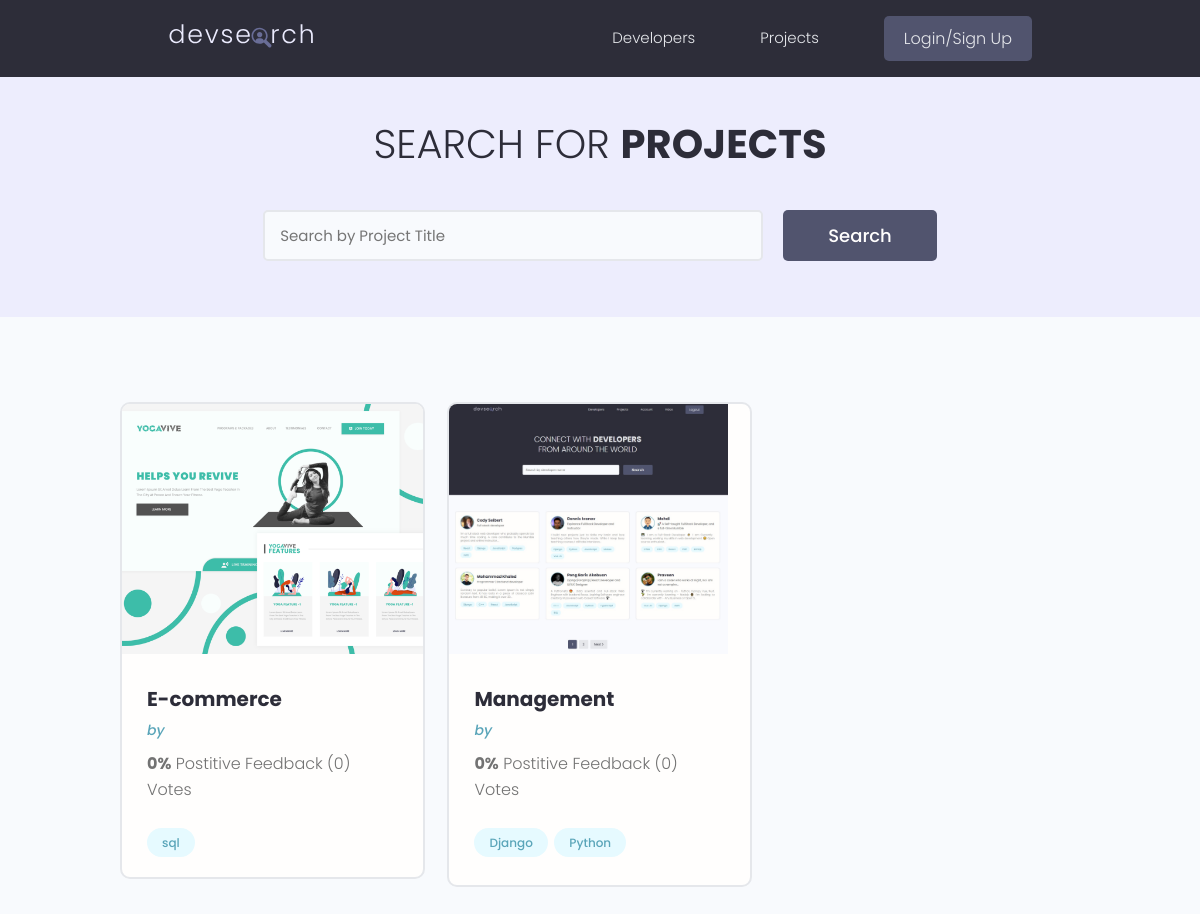
/projects/, run on the app's committed database.
### projects/models.py (models this page shows, shortened)
class Project(models.Model):
    owner       = models.ForeignKey(Profile, null=True, blank=True, on_delete=models.CASCADE)
    title       = models.CharField(max_length=200)
    description = models.TextField(null=True, blank=True)
    feature_image = models.ImageField(null=True, blank=True, default='default.jpeg')
    demo_link   =  models.CharField(max_length=2000, null=True, blank=True)
    source_link = models.CharField(max_length=2000, null=True, blank=True)
    tags        = models.ManyToManyField('Tag', blank=True)
    vote_total  = models.IntegerField(default=0, null=True, blank=True)
    vote_ratio  = models.IntegerField(default=0, null=True, blank=True)
    create      = models.DateTimeField(auto_now_add=True)
    id          = models.UUIDField(default=uuid.uuid4, unique=True, primary_key=True, editable=False)
    class Meta:
        ordering = ['-vote_ratio', '-vote_total', 'title']
    @property
    def image_url(self):
        try:
            img = self.feature_image.url
        except:
            img = ''
        return img

class Tag(models.Model):
    name  = models.CharField(max_length=200,)
    create = models.DateTimeField(auto_now_add=True)
    id    = models.UUIDField(default=uuid.uuid4, unique=True, primary_key=True, editable=False)
    def __str__(self):
        return self.name

### projects/views.py (the view)
# urls.py: path('', projects_view, name='projects'),
def projects_view(request):
    search_query, projects = searchProject(request)
    custom_range, projects =  paginateProjects(request, projects, result=6)
    context = {'projects': projects, 'search_query':search_query, 'custom_range':custom_range}
    return render(request, 'projects/projects.html', context)

### projects/search_function.py (called while the page is built)
def paginateProjects(request, projects, result):
    page = request.GET.get('page')
    result = 6
    paginator = Paginator(projects, result)
    try:
        projects = paginator.page(page)
    except PageNotAnInteger:
        page = 1
        projects = paginator.page(page)
    except EmptyPage:
        page = paginator.num_pages
        projects = paginator.page(page)
    leftIndex = (int(page) - 1)
    if leftIndex < 1:
        leftIndex = 1
    rightIndex = (int(page) + 2)
    if rightIndex  >  paginator.num_pages:
        rightIndex = paginator.num_pages +  1
    custom_range = range(leftIndex, rightIndex)
    return custom_range, projects

def searchProject(request):
    search_query =  ''
    if request.GET.get('search_query'):
        search_query = request.GET.get('search_query')
    projects_tags = Tag.objects.filter(name__icontains=search_query)
    projects = Project.objects.distinct().filter(Q(title__icontains=search_query)| Q(owner__name__icontains=search_query) | Q(tags__in=projects_tags))
    return search_query, projects

### projects/templates/projects/projects.html (shortened to what this page needs)
{% extends 'base.html' %}
{% block content %}
  <main class="projects">
    <section class="hero-section text-center">
      <div class="container container--narrow">
        <div class="hero-section__box">
          <h2>Search for <span>Projects</span></h2>
        </div>
        <div class="hero-section__search">
          <form id='searchForm'class="form" action="{% url 'projects'%}" method="get">
            <div class="form__field">
              <input class="input input--text" id="formInput#search" type="text" name="search_query"
                placeholder="Search by Project Title" value="{{search_query}}"/>
            </div>
            <input class="btn btn--sub btn--lg" type="submit" value="Search" />
          </form>
        </div>
      </div>
    </section>
    <section class="projectsList">
      <div class="container">
        <div class="grid grid--three">
            {% for project in projects %}
          <div class="column">
            <div class="card project">
              <a href='{% url "project" project.id %}' class="project">
                <img class="project__thumbnail" src="{{ project.image_url }}" alt="project thumbnail" />
                <div class="card__body">
                  <h3 class="project__title">{{project.title}}</h3>
                  <p><a class="project__author" href='{% url "userprofile" project.owner.id%}'>by {{project.owner.name}}</a></p>
                  <p class="project--rating">
                    <span style="font-weight: bold;">{{project.vote_ratio}}%</span> Postitive
                    Feedback ({{project.vote_total}}) Vote{{project.vote_total| pluralize:"s"}}
                  </p>
                  <div class="project__tags">
                      {% for tag in project.tags.all %}
                    <span class="tag tag--pill tag--main">
                      <small>{{tag}}</small>
                    </span>
                    {% endfor %}
                  </div>
                </div>
              </a>
            </div>
          </div>
          {% endfor %}
    </section>
  </main>
{% endblock %}

### templates/base.html (shortened to what this page needs)
<!DOCTYPE html>
{% load static %}
<html lang="en">
<head>
    <link rel="stylesheet" href="https://cdn.iconmonstr.com/1.3.0/css/iconmonstr-iconic-font.min.css" />
    <link rel="stylesheet" href="{% static 'uikit/styles/uikit.css' %}" />
    <link rel="stylesheet" href="{% static 'styles/app.css' %} " />
</head>
<body>
    {% include 'navbar.html' %}
    {% block content %}
    {% endblock%}
</body>
</html>

### templates/navbar.html (shortened to what this page needs)
{% load static %}
<header class="header">
    <div class="container container--narrow">
      <a href="{% url 'profiles' %}" class="header__logo">
        <img src="{% static 'images/logo.svg' %}" alt="DevSearch Logo" />
      </a>
      <nav class="header__nav">
        <ul class="header__menu">
          <li class="header__menuItem"><a href="{% url 'profiles' %}">Developers</a></li>
          <li class="header__menuItem"><a href="{% url 'projects' %}">Projects</a></li>
          {% if request.user.is_authenticated %}
          <li class="header__menuItem"><a href="{% url 'createproject' %}">Add Project</a></li>
          <li class="header__menuItem"><a href="{% url 'useraccount' %}">My Account</a></li>
          <li class="header__menuItem"><a href="{% url 'inbox' %}">My Inbox</a></li>
          <li class="header__menuItem"><a href="{%  url 'logout' %}" class="btn btn--sub">Log Out</a></li>
          {% else %}
          <li class="header__menuItem"><a href="{%  url 'login' %}" class="btn btn--sub">Login/Sign Up</a></li>
          {% endif%}
        </ul>
      </nav>
    </div>
  </header>

### static/styles/app.css (style rules this page uses)
:root { --color-sub: #2d2d39; }
.btn--sub { background-color: var(--color-sub-light); }
.card { border: 2px solid var(--color-light); }
img { width: 100%; }
.header { position: sticky; z-index: 111; background-color: var(--color-sub); padding: 1.5rem 0; }
.header > .container { display: flex; justify-content: space-between; align-items: center; }
.header__logo > img { height: 3.8rem; }
.header__nav > ul { display: inline-flex; align-items: center; list-style: none; gap: 6.5rem; }
.header__menuItem > a { color: var(--color-light); font-weight: 300; }
.hero-section { height: 40vh; display: flex; align-items: center; background-color: var(--color-sub); }
.hero-section__box { margin-bottom: 4rem; }
.hero-section__box > h2, .hero-section__box > h2 > span { font-size: 4rem; color: var(--color-light); line-height: 1.3; text-transform: uppercase; }
.hero-section__box > h2 { font-weight: 300; }
.hero-section__box > h2 > span { font-weight: 700; }
.hero-section__search > .form { display: flex; align-items: center; justify-content: center; gap: 2rem; }
.hero-section__search > .form input.input--text { width: 50rem; }
.project__author { font-size: 1.4rem; font-style: italic; }
.project--rating { margin-bottom: 1.6em; margin-top: .5em; }
.projects > .hero-section { background: var(--color-sub-lighter); height: 30vh; }
.projects .hero-section__box { margin-bottom: 2.5rem; }
.projects .hero-section__box > h2 { color: var(--color-sub); }
.projects .hero-section__box > h2 > span { font-weight: 700; color: var(--color-sub); }
.projectsList { margin-top: 8rem; }
.project__thumbnail { height: 25rem; object-fit: cover; object-position: top center; }
.project__title { font-size: 2rem; font-weight: 700; color: var(--color-sub); }

### static/uikit/styles/modules/_variables.css (style rules this page uses)
:root { --color-main: #5aa5b9; --color-main-light: #e6faff; --color-sub: #3f4156; --color-sub-light: #51546e; --color-sub-lighter: #ededfd; --color-text: #737373; --color-gray: #8b8b8b; --color-light: #e5e7eb; --color-light-gray: #767676; --color-bg: #f8fafd; --color-white: #fffefd; --color-white-light: #f3f3f3; --color-success: #359e64; --color-success-bg: #def8e8; --color-error: #fc4b0b; --color-error-bg: #fff2ee; --font-base: 'Poppins', arial, helvetica, 'Segoe UI', roboto, ubuntu, sans-serif; --font-monospace: 'Fira Code', 'Courier New', courier, monospace; --font-regular: 300; --font-medium: 500; --font-bold: 700; --generic-shadow: 1px 1px 5px #00000010; --generic-transition: all 0.3s ease-in-out; }

### static/uikit/styles/modules/_base.css (style rules this page uses)
* { margin: 0; padding: 0; box-sizing: border-box; text-rendering: optimizeLegibility; color: inherit; font-size: inherit; }
html { font-size: 50%; }
@media only screen and (min-width: 480px) { html { font-size: 56.25%; } }
@media only screen and (min-width: 1200px) { html { font-size: 62.5%; } }
body { line-height: 1.6; font-weight: 400; font-size: 1.5rem; color: var(--color-text); background-color: var(--color-bg); min-height: 100vh; }

### static/uikit/styles/modules/_typography.css (style rules this page uses)
* { font-family: var(--font-base); }
h2 { font-size: 3.6rem; font-weight: var(--font-bold); }
h3 { font-size: 3.2rem; font-weight: var(--font-medium); }
p, span, strong { font-size: 1.6rem; color: var(--color-text); font-weight: var(--font-regular); }
a { padding-bottom: 2px; text-decoration: none; display: inline-block; color: var(--color-main); font-weight: var(--font-medium); }

### static/uikit/styles/modules/_utilities.css (style rules this page uses)
.container { width: 92%; max-width: 165rem; margin: 0 auto; box-sizing: border-box; }
.container--narrow { width: 92%; max-width: 120rem; }
@media screen and (min-width: 1000px) { .container { width: 90%; } }
@media screen and (min-width: 1000px) { .container--narrow { width: 85%; } }
@media screen and (min-width: 1200px) { .container { width: 80%; } }
@media screen and (min-width: 1200px) { .container--narrow { width: 72%; } }
.text-center { text-align: center; }

### static/uikit/styles/modules/_button.css (style rules this page uses)
.btn { display: inline-block; position: relative; cursor: pointer; background-color: var(--color-light); font-weight: var(--font-medium); color: var(--color-sub); text-decoration: none; padding: 1rem 2rem; border-radius: 0.5rem; border: none; width: -webkit-fit-content; width: -moz-fit-content; width: fit-content; height: -webkit-fit-content; height: -moz-fit-content; height: fit-content; font-size: 1.6rem; outline-width: 0; outline-color: transparent; -webkit-backface-visibility: hidden; backface-visibility: hidden; transition: all 0.3s ease-in-out; }
.btn--sub { background-color: var(--color-sub); color: var(--color-white); }
.btn--lg { font-size: 1.8rem; padding: 1.2rem 4.5rem; }

### data on the page
Project: image_url (picture), title "E-commerce", vote_ratio "0", vote_total "0", vote_total|pluralize "s"
Tag: name "sql"
Project: image_url (picture), title "Management", vote_ratio "0", vote_total "0", vote_total|pluralize "s"
Tag: name "Django"
Tag: name "Python"
